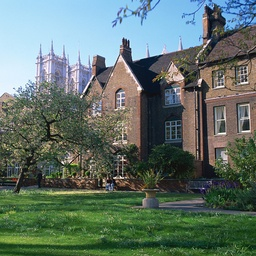
#> input picture final/uk2.jpg, 256 x 256 px, shrunk from 1000 x 1000 before the run
$ python M11302149_final_color.py
#> lines starting #> are read from the running program, lines starting #| are printed output that depends on the picture
import sys
import cv2 as cv
import numpy as np
from skimage.metrics import structural_similarity as ssim
from skimage.color import rgb2lab, deltaE_cie76

# Bayer matrix generation

def generate_bayer_matrix(n):
    if n == 1:
        return np.array([[0, 2], [3, 1]])
    else:
        smaller_matrix = generate_bayer_matrix(n - 1)
        size = 2 ** n
        new_matrix = np.zeros((size, size), dtype=int)
        for i in range(2 ** (n - 1)):
            for j in range(2 ** (n - 1)):
                base_value = 4 * smaller_matrix[i, j]
                new_matrix[i, j] = base_value
                new_matrix[i, j + 2 ** (n - 1)] = base_value + 2
                new_matrix[i + 2 ** (n - 1), j] = base_value + 3
                new_matrix[i + 2 ** (n - 1), j + 2 ** (n - 1)] = base_value + 1
        return new_matrix

def generate_thresholds_matrix(bayer_matrix):
    N = bayer_matrix.shape[0]
    thresholds_matrix = np.zeros_like(bayer_matrix, int)
    for i in range(N):
        for j in range(N):
            thresholds_matrix[i, j] = (255 * (bayer_matrix[i, j] + 0.5)) / (N ** 2)
    return thresholds_matrix

# Ordered Dithering

def ordered_dithering(img, thresholds_matrix):
    N = thresholds_matrix.shape[0]
    output_img = np.zeros_like(img, np.uint8)
    height, width = img.shape
    for i in range(0, height, N):
        for j in range(0, width, N):
            for k in range(N):
                for l in range(N):
                    if i + k < height and j + l < width:
                        if img[i + k, j + l] > thresholds_matrix[k, l]:
                            output_img[i + k, j + l] = 255
                        else:
                            output_img[i + k, j + l] = 0
    return output_img

# Error Diffusion with different kernels and optional adaptive threshold

def error_diffusion(img, kernel_name='floyd', adaptive=False):
    kernels = {
        'floyd': np.array([[0, 0, 7], [3, 5, 1]]) / 16.0,
        'jarvis': np.array([[0, 0, 0, 7, 5], [3, 5, 7, 5, 3], [1, 3, 5, 3, 1]]) / 48.0,
        'stucki': np.array([[0, 0, 0, 8, 4], [2, 4, 8, 4, 2], [1, 2, 4, 2, 1]]) / 42.0,
        'burkes': np.array([[0, 0, 0, 8, 4], [2, 4, 8, 4, 2]]) / 32.0
    }
    kernel = kernels.get(kernel_name, kernels['floyd'])
    kH, kW = kernel.shape
    offset = kW // 2

    if adaptive:
        thresh = cv.adaptiveThreshold(img.astype(np.uint8), 255, cv.ADAPTIVE_THRESH_GAUSSIAN_C,
                                      cv.THRESH_BINARY, 11, 2)
    else:
        thresh = np.full(img.shape, 128)

    img = img.astype(float)
    height, width = img.shape
    for i in range(height):
        for j in range(width):
            old_pixel = img[i, j]
            new_pixel = 255 if old_pixel > thresh[i, j] else 0
            img[i, j] = new_pixel
            error = old_pixel - new_pixel
            for ki in range(kH):
                for kj in range(kW):
                    ni, nj = i + ki, j + kj - offset
                    if 0 <= ni < height and 0 <= nj < width:
                        img[ni, nj] += error * kernel[ki, kj]
    return np.clip(img, 0, 255).astype(np.uint8)

# PSNR

def calculate_psnr(original, compressed):
    mse = np.mean((original.astype(float) - compressed.astype(float)) ** 2)
    if mse == 0:
        return float('inf')
    PIXEL_MAX = 255.0
    return 10 * np.log10((PIXEL_MAX ** 2) / mse)

# SSIM using grayscale

def calculate_ssim(original, compressed):
    gray_orig = cv.cvtColor(original, cv.COLOR_BGR2GRAY)
    gray_comp = cv.cvtColor(compressed, cv.COLOR_BGR2GRAY)
    return ssim(gray_orig, gray_comp, data_range=255)

# Delta E76

def calculate_deltaE2000(original, compressed):
    lab1 = rgb2lab(original)
    lab2 = rgb2lab(compressed)
    deltaE = deltaE_cie76(lab1, lab2)
    return np.mean(deltaE)

# Main execution

if __name__ == '__main__':
    img_rgb = cv.imread("uk2.jpg")
#> img_rgb is the input picture: shape (256, 256, 3); mean B, G, R 106.2, 114.4, 96.9
    thresholds_matrix = generate_thresholds_matrix(generate_bayer_matrix(2))

    method_configs = [
        ('ordered_dithering', {}),
        ('error_diffusion', {'kernel_name': 'floyd'}),
        ('error_diffusion', {'kernel_name': 'jarvis'}),
        ('error_diffusion', {'kernel_name': 'stucki'}),
        ('error_diffusion', {'kernel_name': 'burkes'}),
        ('error_diffusion', {'kernel_name': 'floyd', 'adaptive': True}),
    ]

    for method, kwargs in method_configs:
        channels_halftoned = []
        for i in range(3):
            if method == 'ordered_dithering':
                channel_halftoned = ordered_dithering(img_rgb[..., i], thresholds_matrix)
            elif method == 'error_diffusion':
                channel_halftoned = error_diffusion(img_rgb[..., i], **kwargs)
            channels_halftoned.append(channel_halftoned)

        halftoned_rgb = cv.merge(channels_halftoned)
        out_name = method + '_' + '_'.join(f"{k}{v}" for k, v in kwargs.items())
        cv.imwrite(f'{out_name}.png', halftoned_rgb)

        psnr = calculate_psnr(img_rgb, halftoned_rgb)
        ssim_val = calculate_ssim(img_rgb, halftoned_rgb)
        deltaE = calculate_deltaE2000(img_rgb, halftoned_rgb)

        print(f"{out_name.upper()} Results:")
        print(f"  PSNR: {psnr:.2f}")
        print(f"  SSIM: {ssim_val:.4f}")
        print(f"  ΔE: {deltaE:.2f}\n")
#> this loop made 6 passes
#> (mse in calculate_psnr, psnr, ssim_val, deltaE) on passes 1, 3, 4, 5: (11314.9, 7.59, 0.1, 48.49), (10100.2, 8.09, 0.238, 61.51), (10231.8, 8.03, 0.236, 63.88), (10477.3, 7.93, 0.227, 67.23)
#> (mse in calculate_psnr, psnr, ssim_val, deltaE) on passes 2, 6: (10866.9, 7.77, 0.205, 71.13), (13369.8, 6.87, -0.0626, 64.61)
#> (printed output is left out)
#> pass 1, `cv.imwrite(f'{out_name}.png', halftoned_rgb)`:
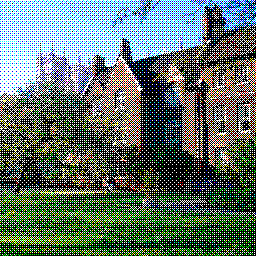
#> saved as ordered_dithering_.png: shape (256, 256, 3); mean B, G, R 106.4, 114.5, 96.8
#> pass 1, in calculate_ssim, `gray_orig = cv.cvtColor(original, cv.COLOR_BGR2GRAY)`:
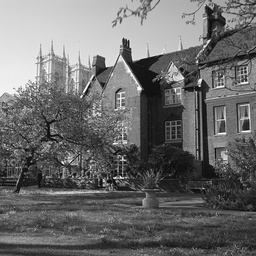
#> gray_orig: shape (256, 256); min 2, max 254, mean 108.2
#> pass 1, in calculate_ssim, `gray_comp = cv.cvtColor(compressed, cv.COLOR_BGR2GRAY)`:
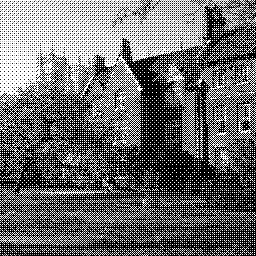
#> gray_comp: shape (256, 256); min 0, max 255, mean 108.3
